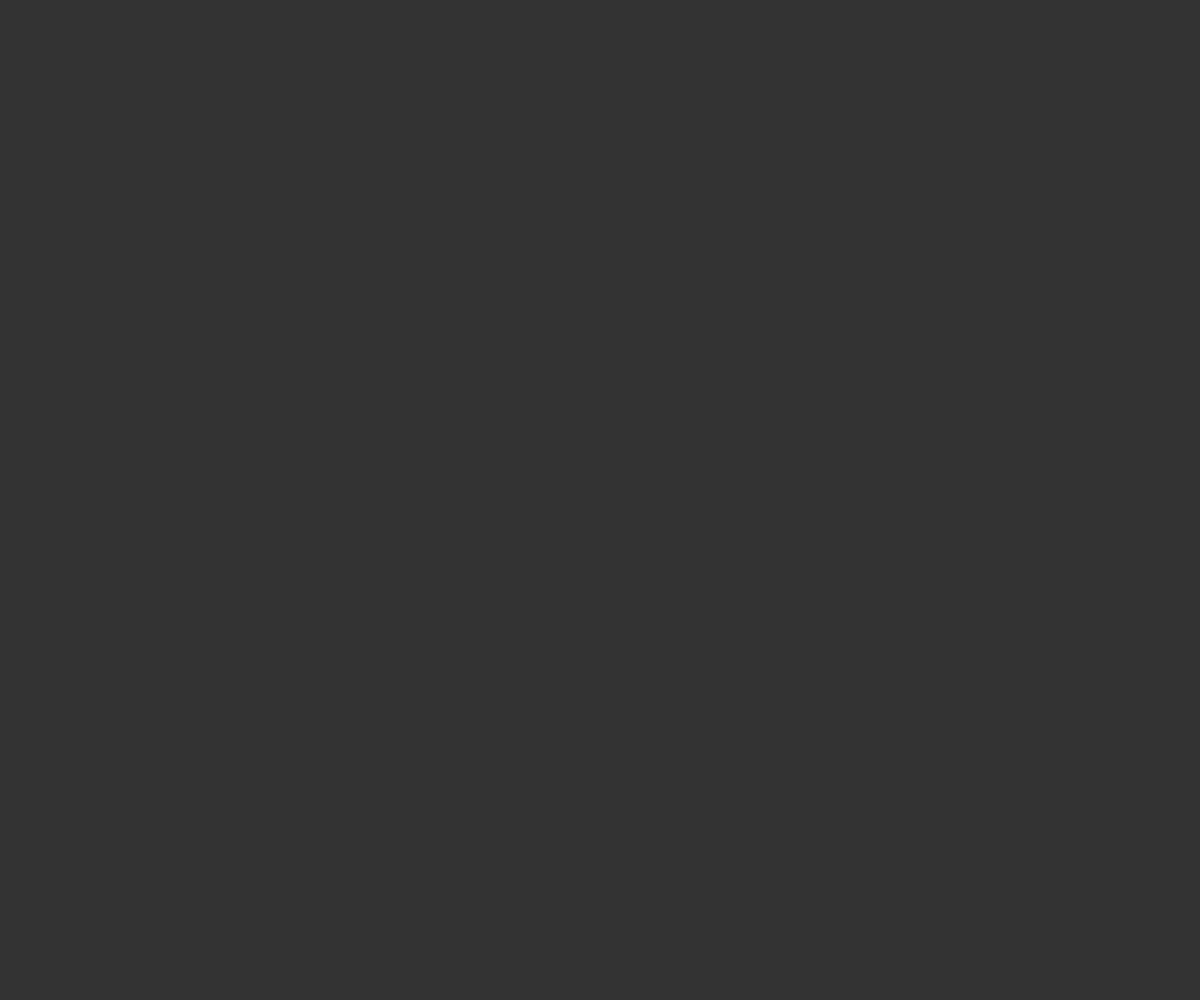
Frame 1 (no input)
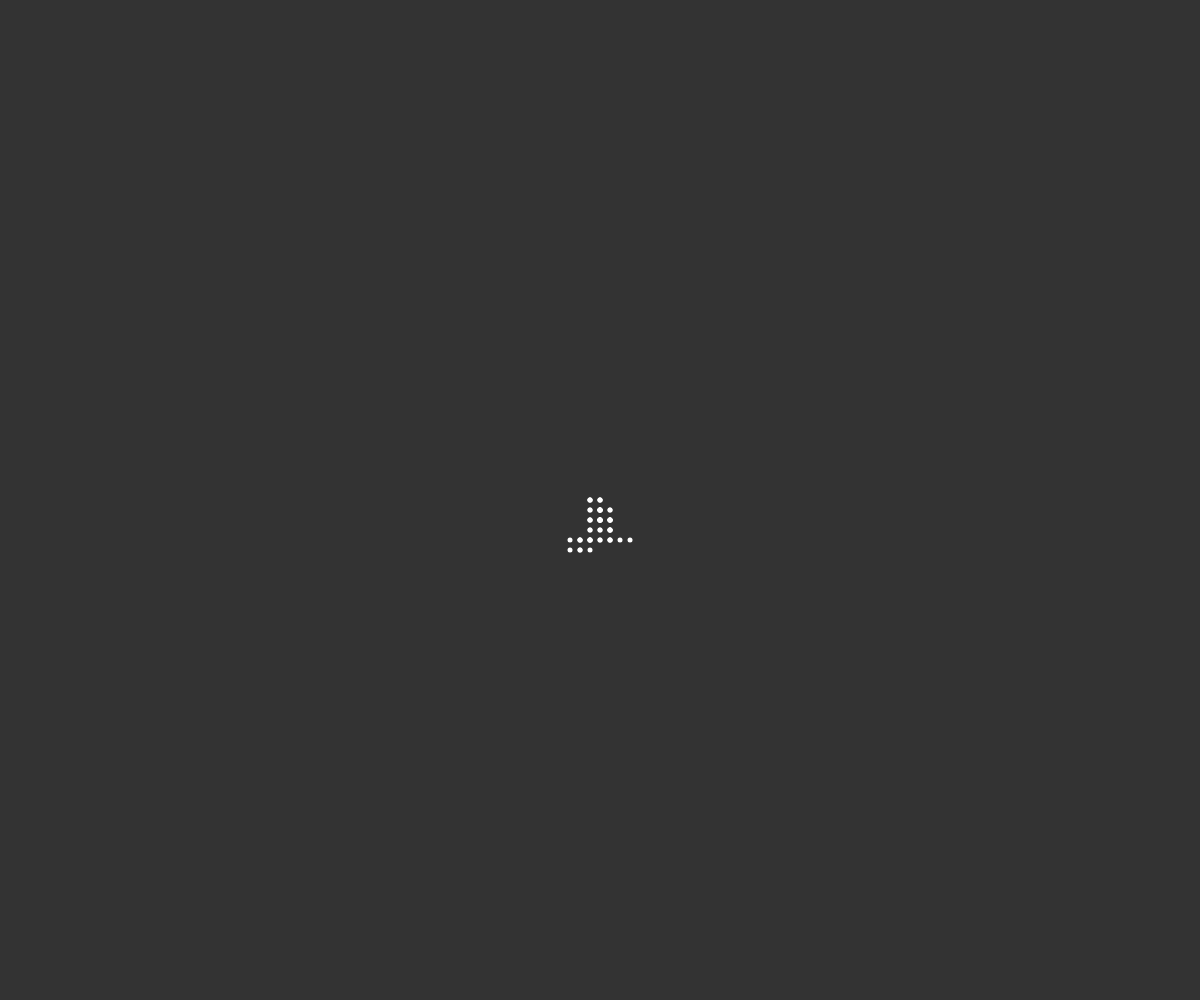
Frame 60 (no input)
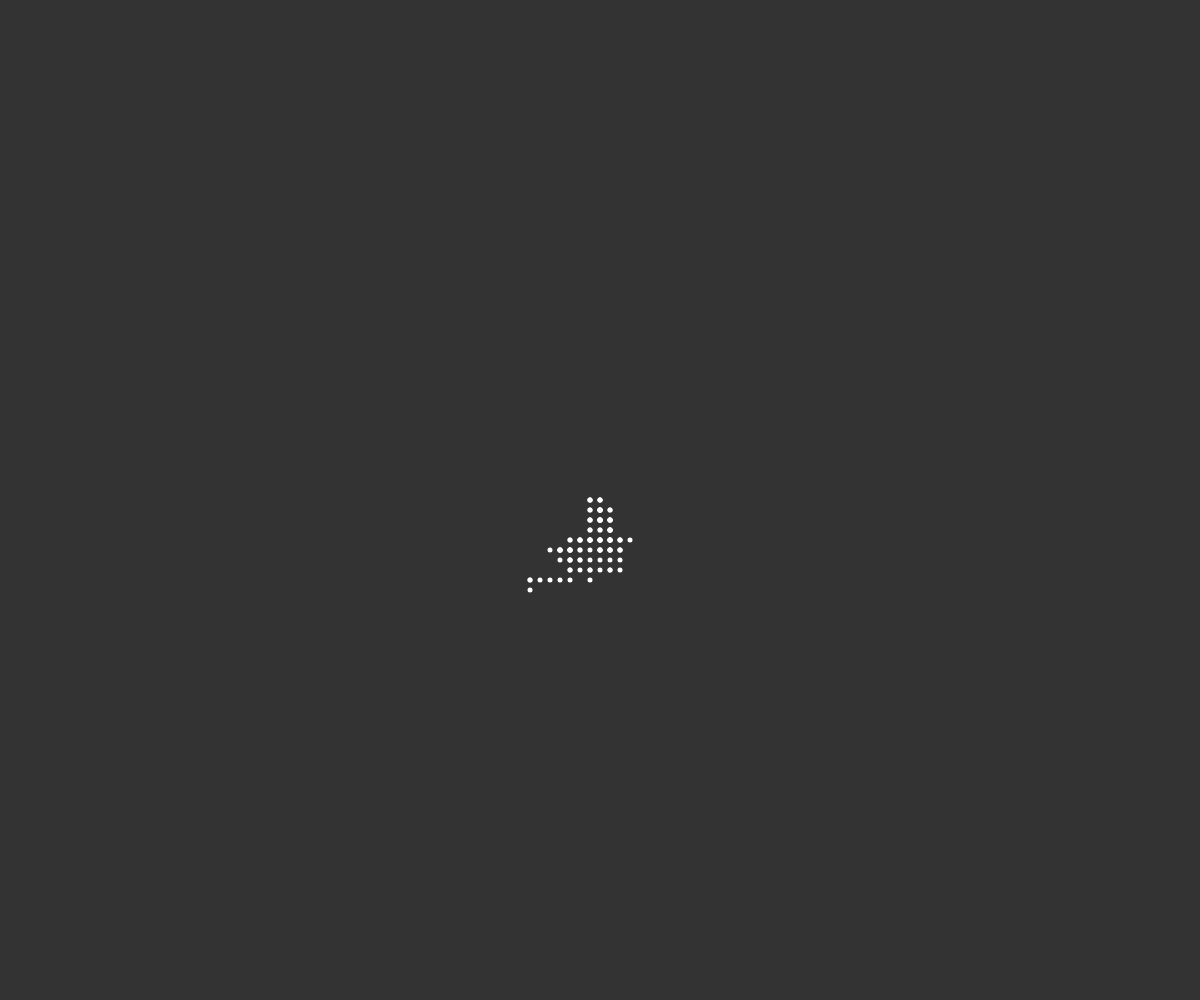
Frame 120 (the mouse pressed at the canvas centre since frame 60)

The p5.js sketch that drew these frames (run headless with seeded random() and noise() and a simulated clock; from frame 60 on, the mouse is pressed at the canvas centre):

// p5.js sketch
// ── sketch.js
let posX;
let posY;
// we addan array for all the position x and y
let positionsX = [];
let positionsY = [];
// we add a limiter for our array
let arrayLimit = 300;
let walkerSize = 5;
function setup() {
  createCanvas(innerWidth, innerHeight);
  background(51);
  // we set the initial porsition to the center of the screen
  posX = width / 2;
  posY = height / 2;
}

function draw() {
  background(51)
  stroke(255);
  strokeWeight(walkerSize);
  for (let i = 0; i < positionsX.length; i++) {
    point(positionsX[i], positionsY[i]);
  }
  move();
}

function move() {
  let probability = floor(random(4));
  if (probability == 0) {
    posX += walkerSize * 2;
    // here we add the positions of x and y in the arrays
    positionsX.push(posX);
    positionsY.push(posY);
  } else if (probability == 1) {
    posY += walkerSize * 2;
    // here we add the positions of x and y in the arrays
    positionsX.push(posX);
    positionsY.push(posY);
  } else if (probability == 2) {
    posX -= walkerSize * 2;
    // here we add the positions of x and y in the arrays
    positionsX.push(posX);
    positionsY.push(posY);
  } else if (probability == 3) {
    posY -= walkerSize * 2;
    // here we add the positions of x and y in the arrays
    positionsX.push(posX);
    positionsY.push(posY);
  }
  if(positionsX.length > arrayLimit){
    positionsX.splice(0, 1);
    positionsY.splice(0, 1);
  }
}
